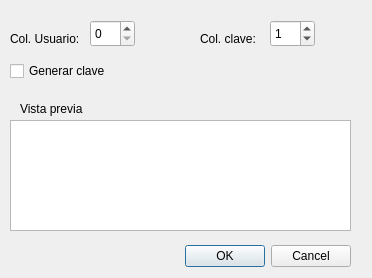
<?xml version="1.0" encoding="UTF-8"?>
<ui version="4.0">
 <class>DColumns</class>
 <widget class="QDialog" name="DColumns">
  <property name="geometry">
   <rect>
    <x>0</x>
    <y>0</y>
    <width>372</width>
    <height>278</height>
   </rect>
  </property>
  <property name="windowTitle">
   <string>Seleccionar las columnas</string>
  </property>
  <widget class="QDialogButtonBox" name="buttonBox">
   <property name="geometry">
    <rect>
     <x>10</x>
     <y>240</y>
     <width>341</width>
     <height>32</height>
    </rect>
   </property>
   <property name="orientation">
    <enum>Qt::Horizontal</enum>
   </property>
   <property name="standardButtons">
    <set>QDialogButtonBox::Cancel|QDialogButtonBox::Ok</set>
   </property>
  </widget>
  <widget class="QLabel" name="label">
   <property name="geometry">
    <rect>
     <x>10</x>
     <y>30</y>
     <width>81</width>
     <height>17</height>
    </rect>
   </property>
   <property name="text">
    <string>Col. Usuario:</string>
   </property>
  </widget>
  <widget class="QSpinBox" name="scoluser">
   <property name="geometry">
    <rect>
     <x>90</x>
     <y>20</y>
     <width>45</width>
     <height>27</height>
    </rect>
   </property>
  </widget>
  <widget class="QSpinBox" name="scolpass">
   <property name="geometry">
    <rect>
     <x>270</x>
     <y>20</y>
     <width>45</width>
     <height>27</height>
    </rect>
   </property>
   <property name="value">
    <number>1</number>
   </property>
  </widget>
  <widget class="QLabel" name="label_3">
   <property name="geometry">
    <rect>
     <x>200</x>
     <y>30</y>
     <width>61</width>
     <height>17</height>
    </rect>
   </property>
   <property name="text">
    <string>Col. clave:</string>
   </property>
  </widget>
  <widget class="QTableView" name="tableView">
   <property name="geometry">
    <rect>
     <x>10</x>
     <y>120</y>
     <width>341</width>
     <height>111</height>
    </rect>
   </property>
   <property name="alternatingRowColors">
    <bool>true</bool>
   </property>
  </widget>
  <widget class="QLabel" name="label_4">
   <property name="geometry">
    <rect>
     <x>20</x>
     <y>100</y>
     <width>101</width>
     <height>17</height>
    </rect>
   </property>
   <property name="text">
    <string>Vista previa</string>
   </property>
  </widget>
  <widget class="QCheckBox" name="checkBox">
   <property name="geometry">
    <rect>
     <x>10</x>
     <y>60</y>
     <width>141</width>
     <height>22</height>
    </rect>
   </property>
   <property name="text">
    <string>Generar clave</string>
   </property>
  </widget>
 </widget>
 <resources/>
 <connections>
  <connection>
   <sender>buttonBox</sender>
   <signal>accepted()</signal>
   <receiver>DColumns</receiver>
   <slot>accept()</slot>
   <hints>
    <hint type="sourcelabel">
     <x>248</x>
     <y>254</y>
    </hint>
    <hint type="destinationlabel">
     <x>157</x>
     <y>274</y>
    </hint>
   </hints>
  </connection>
  <connection>
   <sender>buttonBox</sender>
   <signal>rejected()</signal>
   <receiver>DColumns</receiver>
   <slot>reject()</slot>
   <hints>
    <hint type="sourcelabel">
     <x>316</x>
     <y>260</y>
    </hint>
    <hint type="destinationlabel">
     <x>286</x>
     <y>274</y>
    </hint>
   </hints>
  </connection>
 </connections>
</ui>
